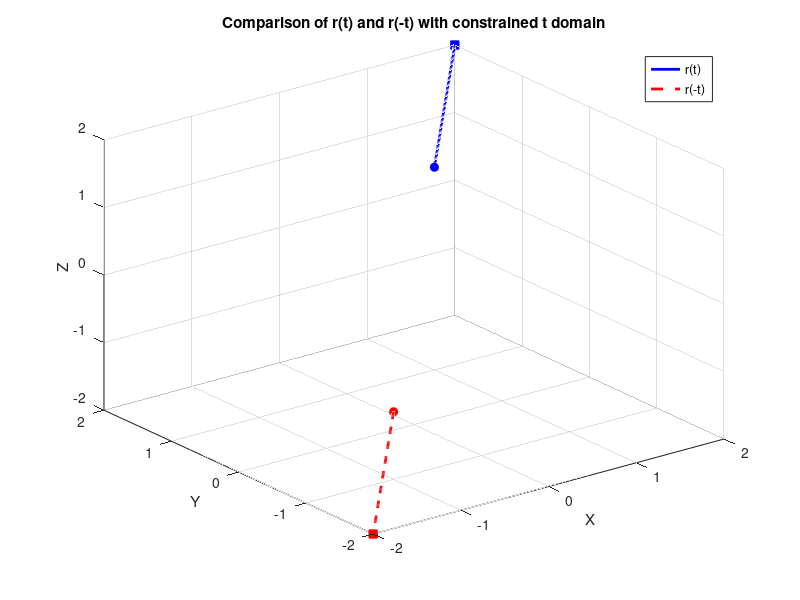

Recreate this plot in MATLAB.
% MATLAB script to visualize r(t) and r(-t) over a constrained domain

% Define the domain for t
t = linspace(1, 2, 100);  % t ranges from 1 to 2

% Define r(t) = [0, 0, 0] + t * [1, 1, 1]
r_t = [t; t; t];  % Each row corresponds to x, y, z components

% Define r(-t) for the same range of t values
r_neg_t = [-t; -t; -t];  % Each row corresponds to x, y, z components

% Plotting r(t)
figure;
plot3(r_t(1, :), r_t(2, :), r_t(3, :), 'b', 'LineWidth', 2);
hold on;

% Plotting r(-t)
plot3(r_neg_t(1, :), r_neg_t(2, :), r_neg_t(3, :), 'r--', 'LineWidth', 2);

% Mark start and end points for clarity
plot3(r_t(1, 1), r_t(2, 1), r_t(3, 1), 'bo', 'MarkerFaceColor', 'b'); % Start of r(t)
plot3(r_t(1, end), r_t(2, end), r_t(3, end), 'bs', 'MarkerFaceColor', 'b'); % End of r(t)

plot3(r_neg_t(1, 1), r_neg_t(2, 1), r_neg_t(3, 1), 'ro', 'MarkerFaceColor', 'r'); % Start of r(-t)
plot3(r_neg_t(1, end), r_neg_t(2, end), r_neg_t(3, end), 'rs', 'MarkerFaceColor', 'r'); % End of r(-t)

% Add labels and legend
xlabel('X');
ylabel('Y');
zlabel('Z');
legend('r(t)', 'r(-t)', 'Location', 'best');
title('Comparison of r(t) and r(-t) with constrained t domain');
grid on;
view(3);
hold off;
